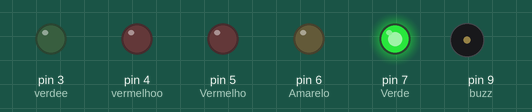
This sketch was run on a simulated Arduino Uno, built with avr-gcc and run on an emulated ATmega328P. On the bench: output pins drawn as LEDs (lit = HIGH), buzzer (waves = sounding, pin HIGH).

Above: at 0.5 s.
At 1.5 s:
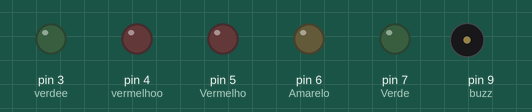
At 2.5 s:
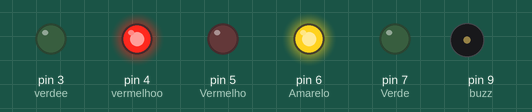
At 3.5 s:
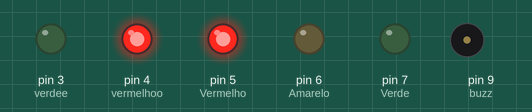
At 4.5 s:
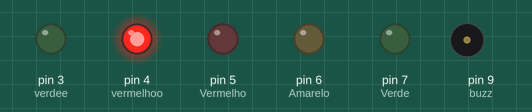
At 6.0 s:
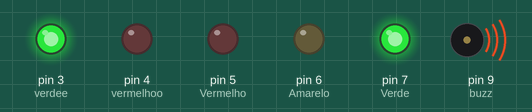
Timing chart, 0 to 7.2 s (numbered marks = the images above):
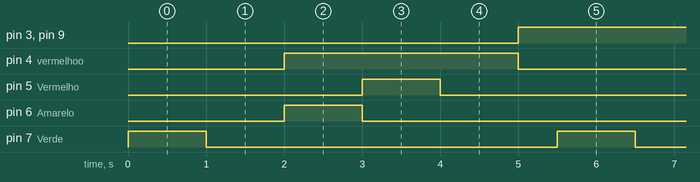

Measured:
- by itself, pin 3 (verdee), pin 9 (buzz): alternates HIGH for 2.5 s and LOW for 3.0 s
- by itself, pin 4 (vermelhoo): alternates HIGH for 3.0 s and LOW for 2.5 s
- by itself, pin 5 (Vermelho), pin 6 (Amarelo), pin 7 (Verde): alternates HIGH for 1.0 s and LOW for 4.5 s

The sketch:

PedestrianCrossing.ino
```cpp
// (licence header left out)
int Vermelho = 5, Amarelo=6, Verde=7;
int vermelhoo=4,verdee=3;
int buzz=9;
int i,j;
volatile int state=LOW;
int matrix[2][3]={{1,0,0},
				  {0,0,1}};
int pins[]={5,6,7};

void setup() {
  pinMode(Vermelho, OUTPUT);
  pinMode(Amarelo, OUTPUT);
  pinMode(Verde, OUTPUT);
  pinMode(buzz,OUTPUT);
  pinMode(vermelhoo, OUTPUT);
  pinMode(verdee, OUTPUT);
}

void loop() {
  digitalWrite(Verde, HIGH);
  delay(1000);
  digitalWrite(Verde, LOW);
  delay(1000);
  digitalWrite(verdee, LOW);
  digitalWrite(buzz, LOW);
  digitalWrite(vermelhoo, HIGH);
  digitalWrite(Amarelo, HIGH);
  delay(1000);
  digitalWrite(Amarelo, LOW);
  digitalWrite(Vermelho, HIGH);
  delay(1000);
  digitalWrite(Vermelho, LOW);
  delay(1000);
  digitalWrite(vermelhoo, LOW);
  digitalWrite(verdee, HIGH);
  digitalWrite(buzz, HIGH);
  delay(500);
}

void blink(){
	state=!state;
}
```
